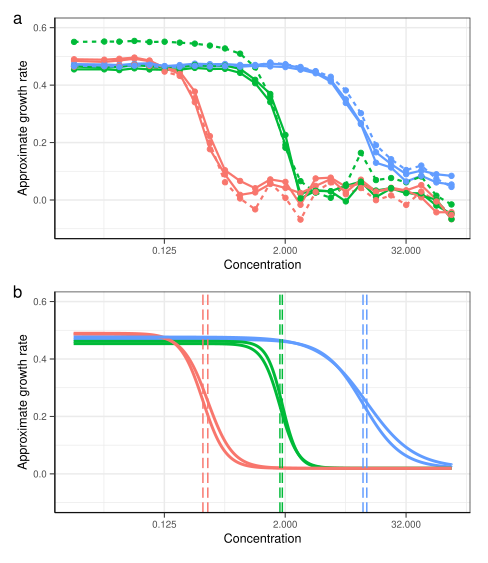

Source code (R):
## Packages ----------------------------------------------------------------
library(drc)
library(tidyverse)
library(ggnewscale)
library(broom)
library(modelr)
library(patchwork)
library(cowplot)

## Load data ---------------------------------------------------------------
AppGrowthRate_data_all <- read.csv("inputs/Outliers.csv")
AppGrowthRate_data <- AppGrowthRate_data_all %>%
  filter(Shorthand %in% c('G', 'pGM', 'E'))

AppGrowthRate_AllData <- AppGrowthRate_data %>%
  select(Species, Genotype, Shorthand, Barcode, Concentration, Cmax, AppGrowthRate, Outlier)
AppGrowthRate_truncated <- AppGrowthRate_AllData %>%
  filter(Concentration <= Cmax) %>%
  select(Species, Genotype, Shorthand, Barcode, Outlier, Concentration, AppGrowthRate) %>%
  mutate(Concentration = ifelse(Concentration == 0, 0.01575, Concentration))

## Functions for 4 parameter model fitting and plotting  -------------------------------------------------------
drm.func.Se <- function(x) {
  drm(AppGrowthRate ~ Concentration,
      fct = LL.4(names = c("Slope", "Lower Limit", "Upper Limit", "ED50"),
                 fixed = c(NA, 0.0194509, NA, NA)), data = x)}
predict.fun <- function(x) {
  add_predictions(data.frame(Concentration = c(seq(0.0156,1, 0.001),seq(1.001,515, 0.001))), x)}
coefs.fun <- function(x) {coef(x) %>% tidy}

Se_outlierRemoved <- AppGrowthRate_truncated %>%
  filter(Outlier == F) 

Se_trunc_4param <- Se_outlierRemoved %>%
  group_by(Shorthand, Barcode) %>%
  nest() %>%
  mutate(drmod = map(data, drm.func.Se),
         pred = map(drmod, predict.fun),
         coefs = map(drmod, coefs.fun))

## General plotting customization -------------------------------------------------------
Figure_width = 3.25 # in width for one column figure in PNAS
Figure_height = 4
Figure_label_size = 12
text_size_axis_title = 9
text_size_axis_tick_labels = 7
axis_line_size = 0.75/(ggplot2::.pt*72.27/96) # pt size for the axis lines
axis_tick_size = 0.75/(ggplot2::.pt*72.27/96)
axis_tick_lengths = 0.05
y_axis_min = 0
y_axis_max = 900
y_axis_number_of_ticks = 8
point_jitter_width = 0.15
point_size = 1
margins<- c(0.1,0.1,0.1,0.1)
box_line_size = 0.75/(ggplot2::.pt*72.27/96) 

## Plots ------------------
Top <- ggplot() +
  geom_line(data = AppGrowthRate_truncated, aes(Concentration, AppGrowthRate, color = Genotype, group = Barcode, linetype = Outlier), linewidth = 0.75) +
  geom_point(data = AppGrowthRate_truncated, aes(Concentration, AppGrowthRate, color = Genotype), size = 1.5) +
  scale_x_continuous(trans = 'log2', limits = c(0.0156, AppGrowthRate_AllData$Cmax)) +
  scale_y_continuous(limits = c(-0.1, 0.6)) +
  theme_bw() +
  ylab(label = "Approximate growth rate")+
  theme(axis.title = element_text(size = text_size_axis_title)) +
  theme(axis.line.y = element_line(size = axis_line_size)) +
  theme(axis.line.x = element_line(size = axis_line_size)) +
  theme(axis.ticks = element_line(size = axis_tick_size))+
  theme(axis.ticks.length = unit(axis_tick_lengths, 'in'))+
  theme(axis.text.y = element_text(size = text_size_axis_tick_labels))+
  theme(axis.text.x = element_text(size = text_size_axis_tick_labels))+
  theme(legend.position = "none") +
  theme(plot.margin = unit(margins, "in"))

Bottom <- ggplot() +
  geom_line(aes(Concentration, pred, color = Shorthand, group = Barcode), data = Se_trunc_4param %>% unnest(pred), size = 1) +
  geom_vline(aes(xintercept = x, color = Shorthand, group = Barcode), linetype = 5, data = Se_trunc_4param %>% unnest(coefs) %>% filter(names == "ED50:(Intercept)")) +
  scale_x_continuous(trans = 'log2', limits = c(0.0156, AppGrowthRate_AllData$Cmax))+
  theme_bw()+
  scale_y_continuous(limits = c(-0.1, 0.6)) +
  theme(legend.position = "none")+
  ylab(label = "Approximate growth rate")+
  theme(axis.title = element_text(size = text_size_axis_title)) +
  theme(axis.line.y = element_line(size = axis_line_size)) +
  theme(axis.line.x = element_line(size = axis_line_size)) +
  theme(axis.ticks = element_line(size = axis_tick_size))+
  theme(axis.ticks.length = unit(axis_tick_lengths, 'in'))+
  theme(axis.text.y = element_text(size = text_size_axis_tick_labels))+
  theme(axis.text.x = element_text(size = text_size_axis_tick_labels))+
  theme(legend.position = "none") +
  theme(plot.margin = unit(margins, "in"))

Fig <- (Top / Bottom) +
  plot_annotation(tag_levels = list(c('a', 'b'))) & 
  theme(plot.tag.position = c(0, 1), plot.tag = element_text(size = Figure_label_size)) 

save_plot("SI_Fig1.pdf", plot = Fig, base_width = 6.5*0.75, base_height = 7.5*0.75)
file.remove("Rplots.pdf")
